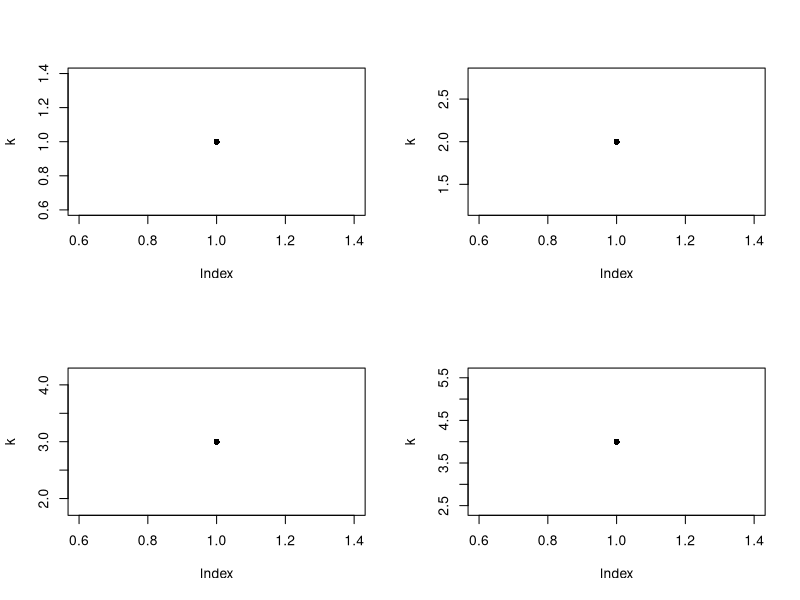
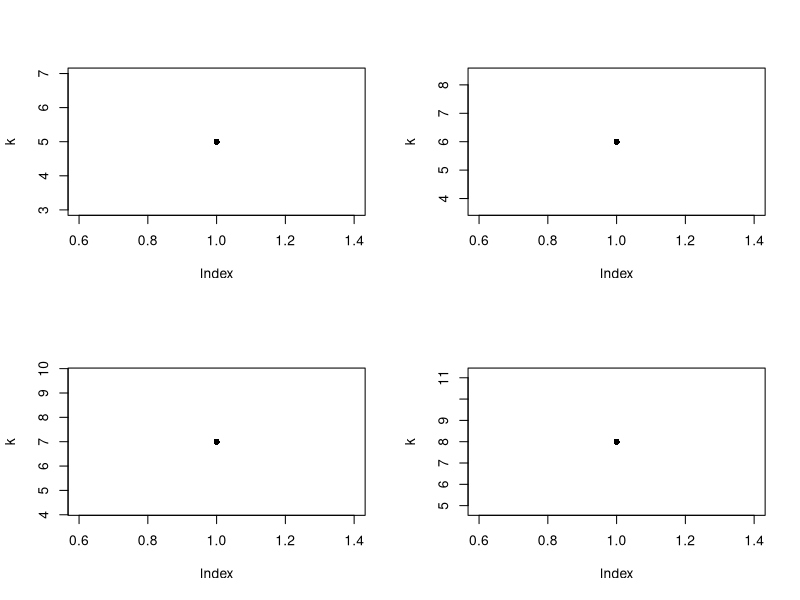
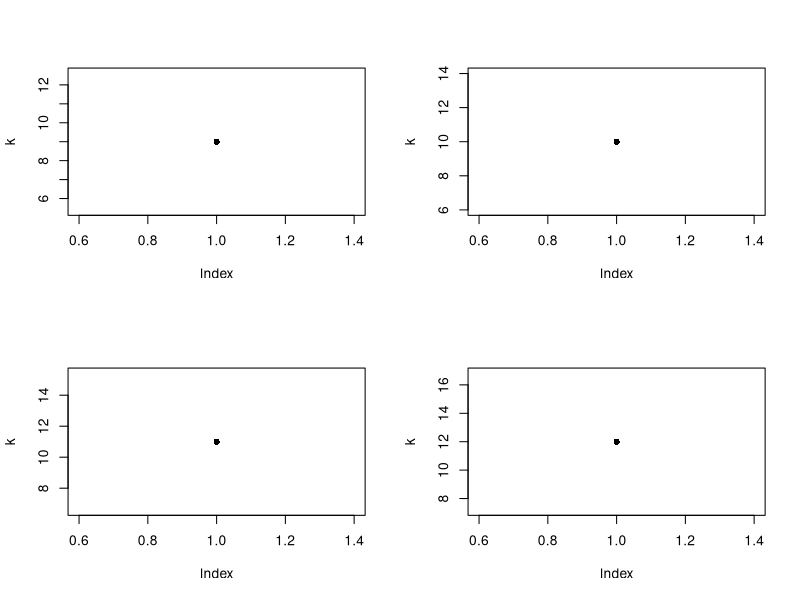
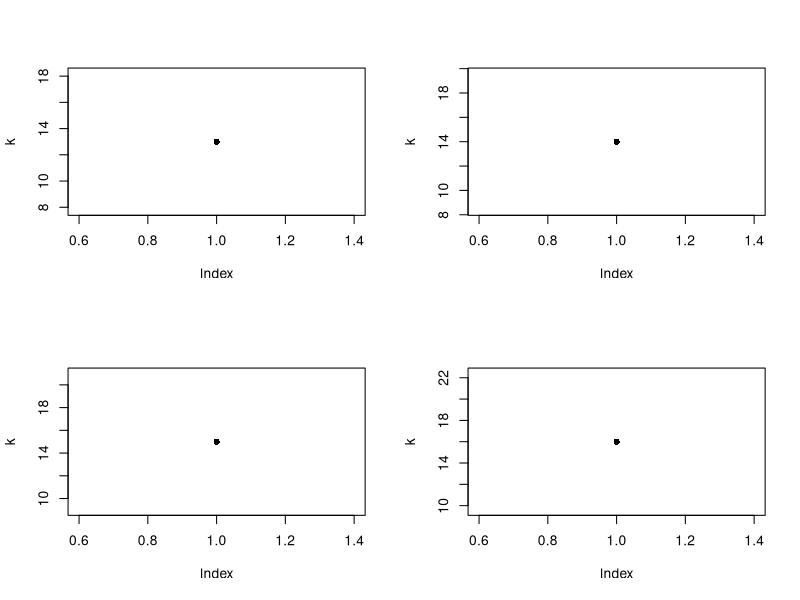
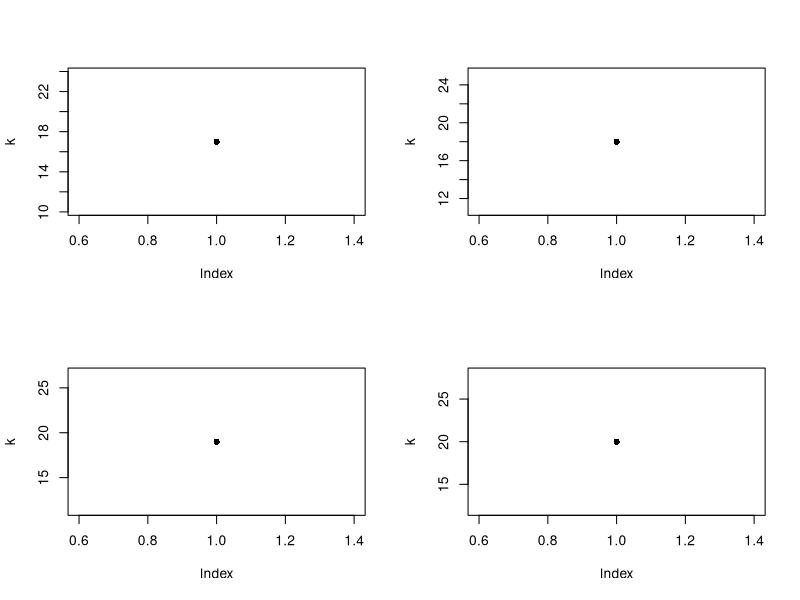
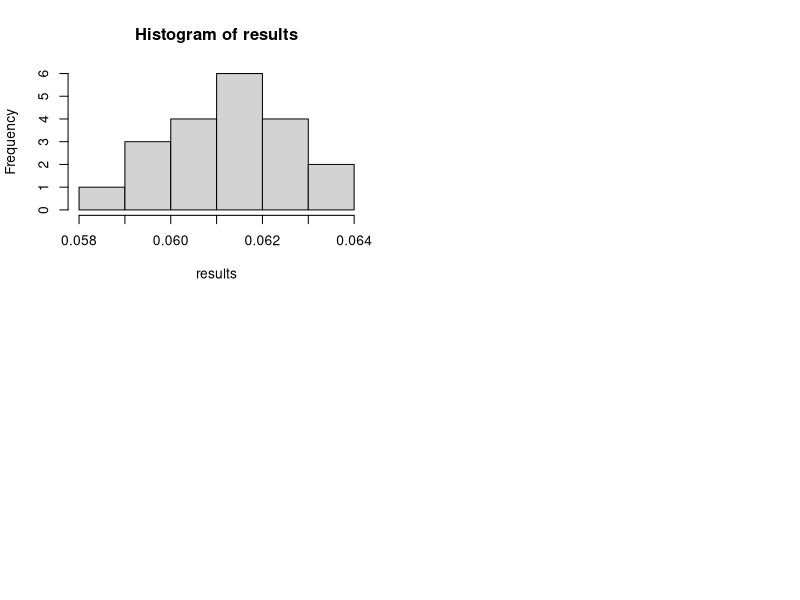

Source code (R) for these figures, in order:
###Creating (potentially) final code incorporating both larvae/juveniles stage
	##Have to be careful not to get my variables crossed
	##Also start to incorporate some uncertainty
		##Trying this on 3/l5/21
		##Big issue is how to store all this data and be able to recover it for plotting purposes
			##Basically create a dataframe and keep adding to it...

##What data do we have for growth?
	##Look at the script on "modeling zoea growth" for details but the function is as below


l=20 ##Number of reps
final.larval.data=NULL
final.juv.data=NULL
results=rep(0, l)

##Moving functions out of forloop as it seems that takes a while to run when looping and I don't need to create an identical function 10,000 times
	#And yes, I've checked, it will still be random values as an output even if you don't loop it
larvae.size=function(t){
	if(t<3.5){
	cl=runif(1, 0.44, 0.54)	#0.49 #
	}
	
	else if(t<7.5 & t>=3.5){
	cl= runif(1, 0.72, 0.77) #0.75 #
	}
	
	else if(t<9.5 & t>=7.5){
	cl=runif(1, 0.79, 0.87) #0.83 #
	}
	
	else if(t<12 & t>=9.5){
	cl=runif(1, 0.98, 1.06) #1.02 #
	}
	
	else if(t<=15.5 & t>=12){
	cl=runif(1, 1.69, 1.81) #1.75 #
	}
	
	else print('not larva')
}

size=function(t){
	l=l.inf-(l.inf-l.rel)*exp(-K*t)
}

mortality.larvae=function(l){
	m=mr.larvae*(lr.larvae/l)
}

mortality=function(l){
	m=mr*(lr/l)
}



par(mfrow=c(2,2))
for(k in 1:l) 
{
plot(k, pch=16)

t=seq(from =0, to =15.5, by =0.5)
cl=rep(0, length(t))
for(i in 1:length(t))
{
	cl[i]=larvae.size(t[i])
}
# plot(cl~t)

##Add in mortality function
mr.larvae=0.12 #Got mortality rates from data using 'Calculating mortality rates for larvae' script
lr.larvae=1



###Let's create the actual model forloop for total mortality
numbers=function(t, i) {
	num=n.larvae[i]*exp(-(mortality.larvae(larvae.size(t)))*delta.t) ###Removed fishing mortrality
}

##Hmm.. for larvae, time span is limited to 15.5 days and in this case, maybe want higher resolution time point (like 0.5 days?)
delta.t=0.5 ##Resolution between time points
t.larvae=seq(from=0, to=15.5, by=delta.t)
run.larvae=rep(k, length(t.larvae)+1)
n.larvae=rep(0, length(t))
m.larvae=rep(0, length(t))
s.larvae=rep(0, length(t))

n.larvae[1]=1 ##Starting population size

for(i in 1:length(t.larvae))
{
	n.larvae[i+1]=numbers(t=t.larvae[i], i=i)
	s.larvae[i+1]=larvae.size(t.larvae[i])
	m.larvae[i+1]=mortality.larvae(larvae.size(t.larvae[i]))
}

t.1.larvae=c(t.larvae, max(t.larvae)+delta.t)
# par(mfrow=(c(2,2)))
# plot(s.larvae~t.1.larvae, ylab='Crab length (mm)', xlab='Days',  cex.lab=1.5, cex.axis=1.5)
# text(1, 1.6, labels=c('a'), cex=2 )
# plot(m.larvae~t.1.larvae, ylab='Mortality rate', xlab='Days', cex.lab=1.5, cex.axis=1.5)
# text(1, 0.22, labels=c('b'), cex=2 )
# plot(n.larvae~t.1.larvae, ylab='Cohort proportion survival', xlab='Days', cex.lab=1.5, cex.axis=1.5)
# text(1, 0.9, labels=c('c'), cex=2 )

larval.data=data.frame(run.larvae, n.larvae,s.larvae,m.larvae, t.1.larvae)
surv.larvae=larval.data[nrow(larval.data),]$n.larvae
#n~0.09 after larvae (9% survival is decent)


final.larval.data=rbind(final.larval.data, larval.data)



######Code for juveniles: for simplicity sake, I will leave variables as is and only change variable names for larvae
l.inf=mean(c(219.8, 204.1, 208, 211.8, 211, 188.6)) ##average adult size (CW) in mm
l.rel=mean(c(2.38, 2.43)) ##average size at crab stage 1
# K=mean(c(1.82, 1.8, 1.9, 1.7, 1.64, 1.62)) ####Based on the modeled outputs and the results from Josileen and Menon 2005, I'm pretty sure these K values are annual growth rates. So I'm going to divide them by 365 and work in days
K=mean(c(1.82, 1.8, 1.9, 1.7, 1.64, 1.62))/365


t=seq(0, 365, by =1) ##assume day
length=size(t)
# plot(length~t, ylab='Carapace width (mm)', xlab='Days', cex.axis=1.5, cex.lab=1.5) ##excellent, growth output seems to match paper's data

##Mortality function
mr=0.0176 ###Using values from 'Calculating mortality rates for juveniles'
lr=5


# plot(m~length)

# plot(m~t)


##Fishing function, may have actual data here=
##Should note that f and m are 'rate' in Nexp(rt) so can be any positive numbers (greater than 1 less than 1, it's all good). But doesn't have any meaningful units. It's not %/time period
f.inf=2.96 #SE 0.315
# # q=-1.58 ##Pretty sure q has to be a negative number or equation should have a (-) sign. Going to make q solely positive and put (-) in equation
q=0.158 ##SE 0.126 ##Maybe I want a different distribution than normal for this parameter (has to be solely positive, gamma or use absolute values)
lc=108.3 ##SE 5.8 #

fishing=function(l) {
	f=f.inf/(1+exp(-q*(l-lc)))
}

f=fishing(length)/365
# plot(f~length)
# plot(f~t)

##Construct actual forloop
##Great everything works in theory and really, all I need now is to fill in numbers
numbers=function(t, i) {
	num=n[i]*exp(-(mortality(size(t))+fishing(size(t))/365)*delta.t)
}

t=seq(from=0, to=365, by=1) 
run=rep(k, length(t)+1)
n=rep(0, length(t))
h=rep(0, length(t))
m=rep(0, length(t))
s=rep(0, length(t))
f=rep(0, length(t))

n[1]=1
delta.t=1


for(i in 1:length(t))
{
	n[i+1]=numbers(t=t[i], i=i)
	s[i+1]=size(t[i])
	m[i+1]=mortality(size(t[i]))
	f[i+1]=fishing(size(t[i]))/365
}

t.1=c(t, max(t)+1)
####No need to plot if running 10,000 simulations but saving code when messing with real data frame (there's a way to plot it real time rigth?? Oh def but not worth it and just do it in post)
# par(mfrow=(c(2,2)))
# plot(s~t.1, ylab='Crab width (mm)', xlab='Days', cex.lab=1.5, cex.axis=1.5)
# text(1, 160, labels=c('a'), cex=2 )
# plot(m~t.1, ylab='Mortality rate', xlab='Days', cex.lab=1.5, cex.axis=1.5)
# text(1, 0.035, labels=c('b'), cex=2 )
# plot(f~t.1, ylab='Fishing mortality', xlab='Days', cex.lab=1.5, cex.axis=1.5)
# text(1, 2.8, labels=c('c'), cex=2 )
# plot(n~t.1, ylab='Cohort proportion survival', xlab='Days', cex.lab=1.5, cex.axis=1.5)
# text(1, 0.9, labels=c('d'), cex=2 )

final.data=data.frame(run, n, m, s,f, t.1)
# final.data[final.data$s<100,]$n
surv.juv=final.data[final.data$s<100,]$n[length(final.data[final.data$s<100,]$n)] ##This weird gross piece of code finds the last value for proportion survivng where crabs are right before 100mm

surv.larvae*surv.juv

##Within the total forloop, create a dataframe of all parameters
final.juv.data=rbind(final.juv.data, final.data)

##Get a dataframe for just results
results[k]=surv.larvae*surv.juv
}

####Messing with results
head(final.larval.data)
head(final.juv.data)
hist(results)
mean(results)